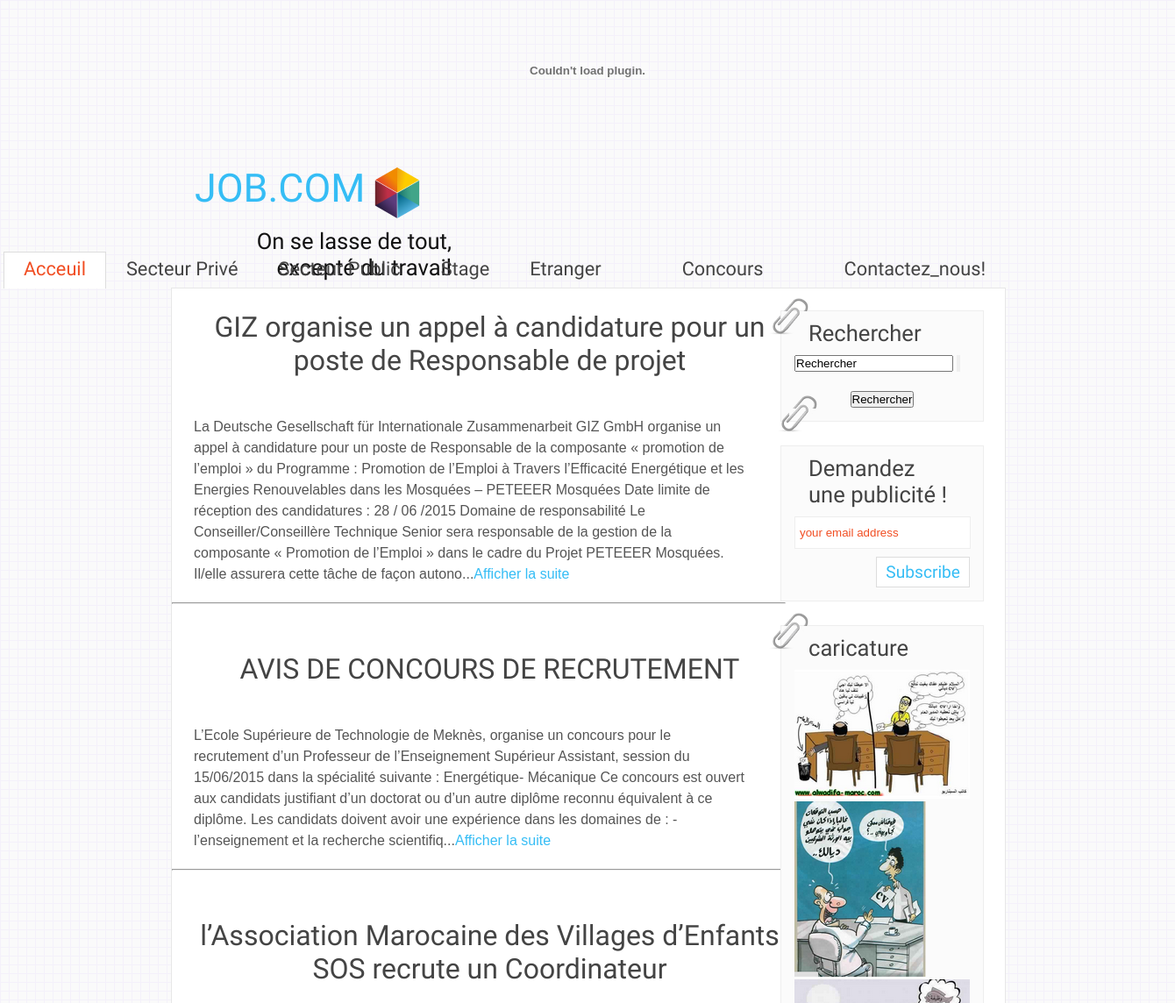
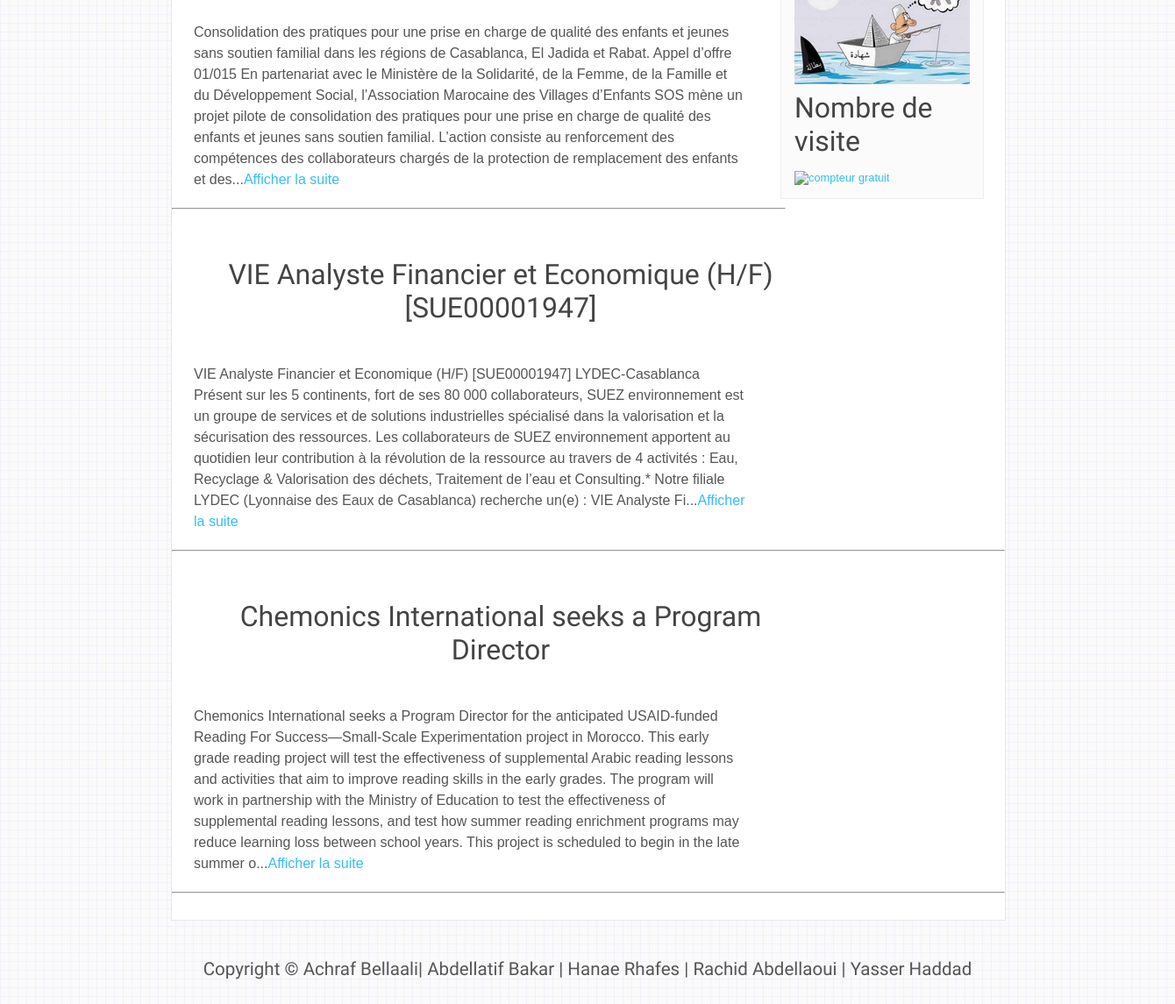
The page / on the database its author committed (2 pictures, top to bottom).
### tables this page shows
CREATE TABLE IF NOT EXISTS `article` (
  `id_article` int(11) NOT NULL AUTO_INCREMENT COMMENT 'critere de classement dans notre BD+cle primaire de notre BD',
  `date_ajout` datetime NOT NULL COMMENT 'date d''ajout a la BD',
  `categorie` varchar(30) NOT NULL COMMENT 'secteur_publique||secteur_prive||etranger||stage||concour_ecole',
  `titre` text NOT NULL COMMENT 'peut etre en n''importe quelle langue',
  `logo` blob COMMENT 'BLOB et LONGBLOB deux types images, mais ils alourdissent la BD !',
  `contenu` text NOT NULL,
  `demo` varchar(600) NOT NULL,
  PRIMARY KEY (`id_article`)
);

### index.php (the view, shortened to what this page needs)
<!DOCTYPE HTML>
<html>
<head>
  <link rel="stylesheet" type="text/css" href="style/style.css" />
</head>
<center>
	<a href="iPhone6Info.html" target="_blank">
		<embed src="fichier_flash/iPhone6.swf" title="Découvrir le nouveau iPhone 6" width="1330" height="160"> </embed>
	</a>
</center>
  <div id="main">
    <div id="header">
      <div id="logo">
       <img src="image/PICTO_PHRASEANET.png"> <h1><a href="index.php">JOB.COM</a></h1>
        <div class="slogan">On se lasse de tout, excepté du travail </div>
      </div>
      <div id="menubar">
        <ul id="menu">
          <li class="current"><a href="index.php">Acceuil</a></li>
          <li><a href="secteur_prive/secteur_prive.php">Secteur Privé</a></li>
          <li><a href="secteur_public/secteur_public.php">Secteur Public</a></li>
          <li><a href="stage/stage.php">Stage</a></li>
          <li><a href="etranger/etranger.php">Etranger</li>
          <li><a href="concours/concours.php">Concours</li>
          <li><a href="contact_us/contact_us.php">Contactez_nous!</a></li>
        </ul>
      </div>
    </div>
<body>
    <div id="site_content">
      <div id="sidebar_container">
        <img class="paperclip" src="style/paperclip.png" alt="paperclip" />
        <div class="sidebar">
        <h3>Rechercher</h3>
       <div class="bloc-rechercher">
    	<form name="form_search" action="https://www.google.com">
            <p><input type="text" onfocus="this.value = '';" value="Rechercher" name="query">
                <input type="submit" value="" class="send" name=""> </p>
                <center>
                  <button>
                    Rechercher
                  </button>
                </center>
        </form>
    </div>
        <img class="paperclip" src="style/paperclip.png" alt="paperclip" /></div>
        <div class="sidebar">
          <h3>Demandez une publicité !</h3>
          <form method="post" action="mailto:hanae.ghafes@gmail.com" id="subscribe">
            <p style="padding: 0 0 9px 0;"><input class="search" type="text" name="email_address" value="your email address" onclick="javascript: document.forms['subscribe'].email_address.value=''" /></p>
            <p><input class="subscribe" name="subscribe" type="submit" value="Subscribe" /></p>
          </form>
        </div>
        <img class="paperclip" src="style/paperclip.png" alt="paperclip" />
        <div class="sidebar">
          <h3>caricature</h3>
         <a href="caricature/caricature.php"><img src="image/tn_Capture.png"  alt="paperclip">
          <a href="caricature/caricature1.php"><img src="image/tn_ss.png"  alt="paperclip">
		 <a href="caricature/caricature2.php"><img src="image/tn_chahada.png"  alt="paperclip">
   <div class="bloc-right new">
	<h1>Nombre de visite</h1>
<a href="http://www.compteurdevisite.com" title="compteur gratuit"><img src="http://counter1.bestfreecounterstat.com/private/compteurdevisite.php?c=f0f65c609b6b5e2eeac068afa428b0b7" border="0" title="compteur gratuit" alt="compteur gratuit"></a>
</div>
        </div>
      </div>
      <div id="content">
		<?php
      try {
        $bd = new PDO('mysql:host=localhost; dbname=site_recrutement', 'root', '');
      } catch (Exception $e) {
        die('Erreur : '. $e->getMessage());
      }
      $result= $bd->query('select * from article order by date_ajout DESC limit 0, 5;');
      while($donnees=$result->fetch()){
        echo "<h1>".utf8_encode($donnees['titre'])."</h1>"."<br/>";
        echo "<p>".utf8_encode($donnees['demo']) ;
        $i=$donnees[0];
        echo '...<a href="article/article.php?n='.$i.'">Afficher la suite</a></p><br/>';
        echo "<hr/>";
        echo "<br/><br/>";
      }
  ?>
        </div>
      </div>
    </div>
  <footer>
    <center>
      <p>Copyright &copy; Achraf Bellaali|
        Abdellatif Bakar |
        Hanae Rhafes |
        Rachid Abdellaoui |
        Yasser Haddad
      </p>
    </center>
  </footer>
</body>
</html>

### style/style.css (style rules this page uses)
html { height: 100%; }
* { margin: 0; padding: 0; }
body { font: normal .80em 'trebuchet ms', arial, sans-serif; background: #F7F7F7 url(pattern.png) fixed; color: #555; }
p { padding: 0 0 20px 0; line-height: 1.5em; font-size: 107%; }
img { border: 0; }
h1, h2, h3, h4, h5, h6 { font: normal 250% 'Yanone Kaffeesatz', arial, sans-serif; color: #444; margin: 0 0 15px 0; padding: 5px 0 5px 0; }
h3 { font-size: 200%; margin: 0 0 9px 0; color: #444; }
a, a:hover { outline: none; text-decoration: none; color: #35BDF5; }
ul { margin: 2px 0 22px 17px; }
ul li { list-style-type: circle; margin: 0 0 0 0; padding: 0 0 4px 5px; }
#main, #header, #logo, #menubar, #site_content, #footer { margin-left: auto; margin-right: auto; }
#main { width: 950px; margin: 20px auto; }
#header { width: 952px; height: 145px; }
#logo { width: 950px; float: left; height: 100px; background: transparent; padding: 0 0 0px 10px; }
#logo h1 { font: normal 350% 'Yanone Kaffeesatz', arial, sans-serif; padding: 5px 0 0 17px; color: #555; float: left; }
#logo h1 a { color: #35BDF5; text-decoration: none; }
.slogan { float: right; padding-right: 25em; text-align: right; font: 200% 'tangerine', arial; color: #111; }
#menubar { height: 46px; width: 10000px; margin: 0px auto -1px auto; float: right; padding: 0px 0 0 0; }
ul#menu { float: right; }
ul#menu li { float: left; padding: 0 0 0px 0px; list-style: none; margin: 2px 0 0 0; background: transparent; }
ul#menu li a { font: normal 170% 'Yanone Kaffeesatz', sans-serif; text-decoration: none; color: #444; display: block; float: left; height: 20px; padding: 7px 23px 15px 23px; text-align: center; }
ul#menu li.current a { height: 20px; padding: 6px 22px 15px 22px; }
ul#menu li.current a { background: #fff; border: 1px solid #ddd; border-bottom: 0; color: #F14E23; }
#site_content { width: 950px; overflow: hidden; margin: 0 auto 0 auto; padding: 0; background: #fff; border: 1px solid #E7E7E7; }
#sidebar_container { float: right; width: 250px; margin: 25px 0; }
.sidebar { float: right; width: 200px; margin: 0 24px 27px 0; background: #FBFBFB; border: 1px solid #eee; padding: 0 15px 15px 15px; }
.sidebar h3, .content h1 { padding: 10px 15px; margin: 0 1px; }
.sidebar h1 { padding: 5px 0 0 0; }
.paperclip { float: left; position: relative; z-index: 0; vertical-align: middle; margin: -27px 0 -60px -30px; }
#content p { font-family: arial; font-size: medium; text-align: left; width: 630px; padding: 25px 0 5px 25px; margin: 0; }
#content h1 { text-align: center; width: 700px; padding: 25px 0 5px 25px; margin: 0; }
footer { clear: both; width: 100%; font: normal 150% 'yanone kaffeesatz', arial, sans-serif; height: 85px; padding: 20px 0 5px 0; text-align: center; color: #555; background: transparent; margin-bottom: 20px; }
footer p { padding: 0 0 10px 0; }
.search { color: #666; border: 1px solid #eee; margin: 0; padding: 10px 5px; width: 189px; color: #F14E23; }
.subscribe { color: #35BDF5; border: 1px solid #ddd; padding: 5px 10px; background: #fff; float: right; cursor: pointer; margin: 0; font: normal 140% 'Yanone Kaffeesatz', sans-serif; }

### rows shown on the page
article: titre "GIZ organise un appel à candidature pour un poste de Responsable de projet", demo "La Deutsche Gesellschaft für Internationale Zusammenarbeit GIZ GmbH organise un appel à candidature pour un poste de Responsable de la composante « promotion de l’emploi » du Programme : Promotion de l’Emploi à Travers l’Efficacité Energétique et les Energies Renouvelables dans les Mosquées – PETEEER Mosquées Date limite de réception des candidatures : 28 / 06 /2015 Domaine de responsabilité Le Conseiller/Conseillère Technique Senior sera responsable de la gestion de la composante « Promotion de l’Emploi » dans le cadre du Projet PETEEER Mosquées. Il/elle assurera cette tâche de façon autono"
article: titre "AVIS DE CONCOURS DE RECRUTEMENT", demo "L’Ecole Supérieure de Technologie de Meknès, organise un concours pour le recrutement d’un Professeur de l’Enseignement Supérieur Assistant, session du 15/06/2015 dans la spécialité suivante : Energétique- Mécanique Ce concours est ouvert aux candidats justifiant d’un doctorat ou d’un autre diplôme reconnu équivalent à ce diplôme. Les candidats doivent avoir une expérience dans les domaines de : - l’enseignement et la recherche scientifiq"
article: titre "l’Association Marocaine des Villages d’Enfants SOS recrute un Coordinateur", demo "Consolidation des pratiques pour une prise en charge de qualité des enfants et jeunes sans soutien familial dans les régions de Casablanca, El Jadida et Rabat. Appel d’offre 01/015 En partenariat avec le Ministère de la Solidarité, de la Femme, de la Famille et du Développement Social, l’Association Marocaine des Villages d’Enfants SOS mène un projet pilote de consolidation des pratiques pour une prise en charge de qualité des enfants et jeunes sans soutien familial. L’action consiste au renforcement des compétences des collaborateurs chargés de la protection de remplacement des enfants et des"
article: titre "VIE Analyste Financier et Economique (H/F)[SUE00001947]", demo "VIE Analyste Financier et Economique (H/F) [SUE00001947] LYDEC-Casablanca Présent sur les 5 continents, fort de ses 80 000 collaborateurs, SUEZ environnement est un groupe de services et de solutions industrielles spécialisé dans la valorisation et la sécurisation des ressources. Les collaborateurs de SUEZ environnement apportent au quotidien leur contribution à la révolution de la ressource au travers de 4 activités : Eau, Recyclage & Valorisation des déchets, Traitement de l’eau et Consulting.* Notre filiale LYDEC (Lyonnaise des Eaux de Casablanca) recherche un(e) : VIE Analyste Fi"
article: titre "Chemonics International seeks a Program Director", demo "Chemonics International seeks a Program Director for the anticipated USAID-funded Reading For Success—Small-Scale Experimentation project in Morocco. This early grade reading project will test the effectiveness of supplemental Arabic reading lessons and activities that aim to improve reading skills in the early grades. The program will work in partnership with the Ministry of Education to test the effectiveness of supplemental reading lessons, and test how summer reading enrichment programs may reduce learning loss between school years. This project is scheduled to begin in the late summer o"
